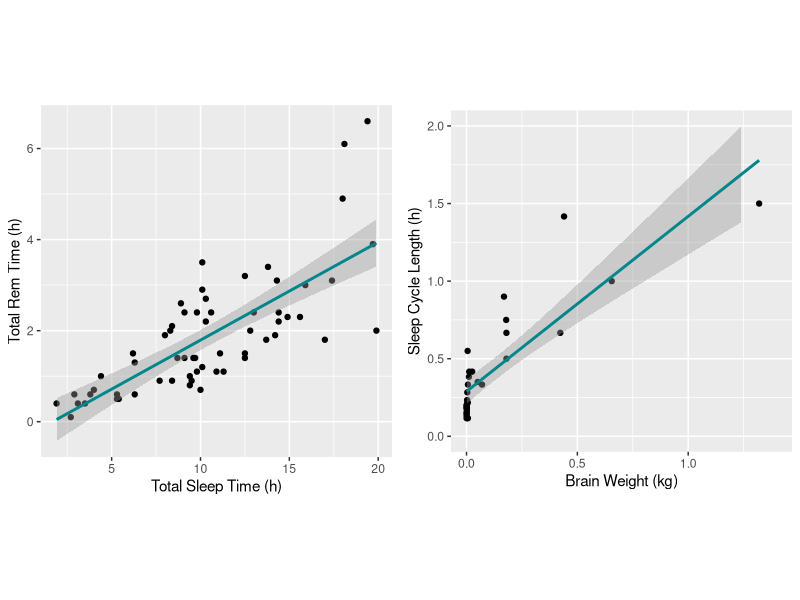
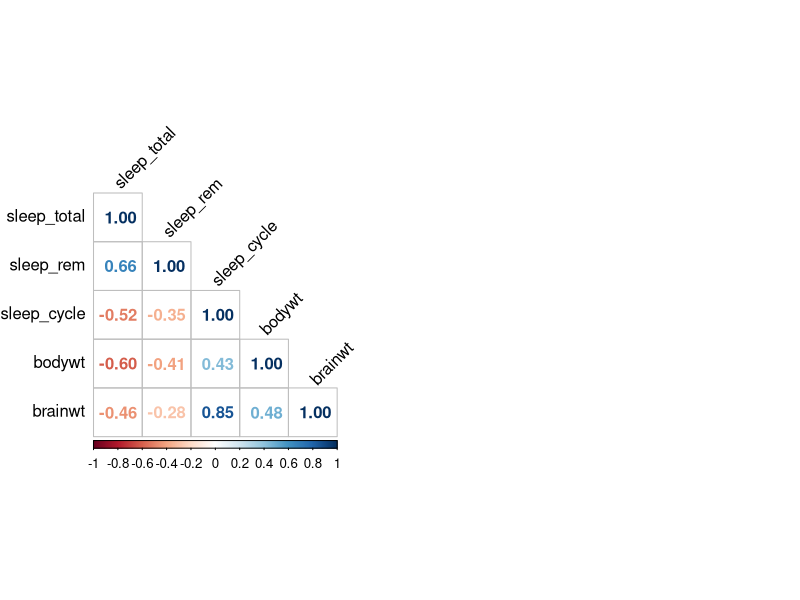
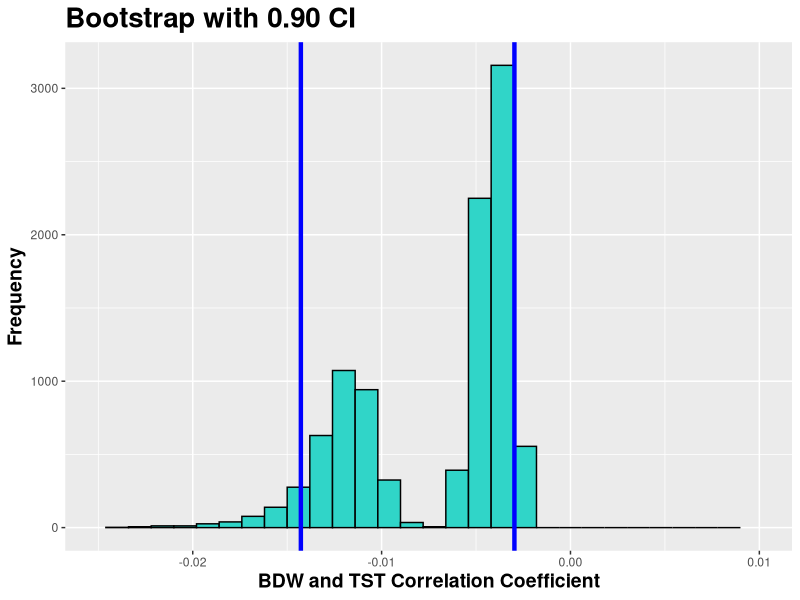
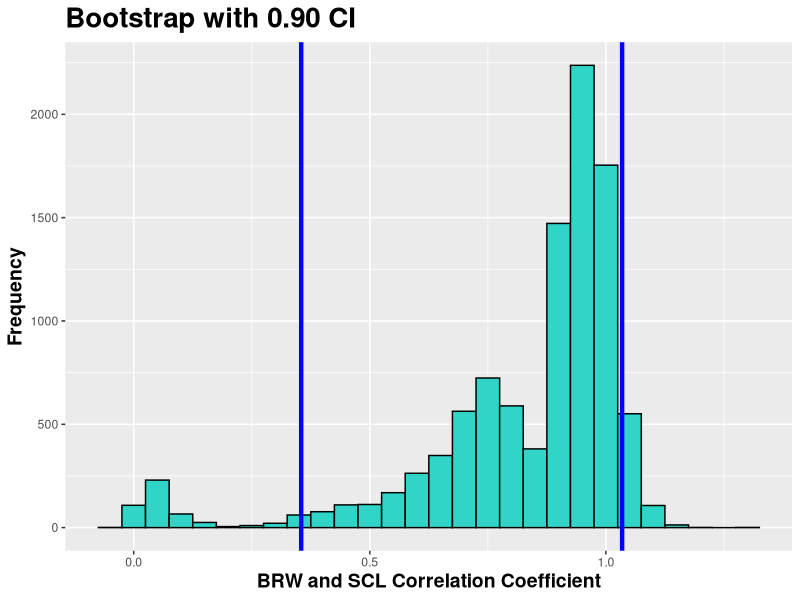
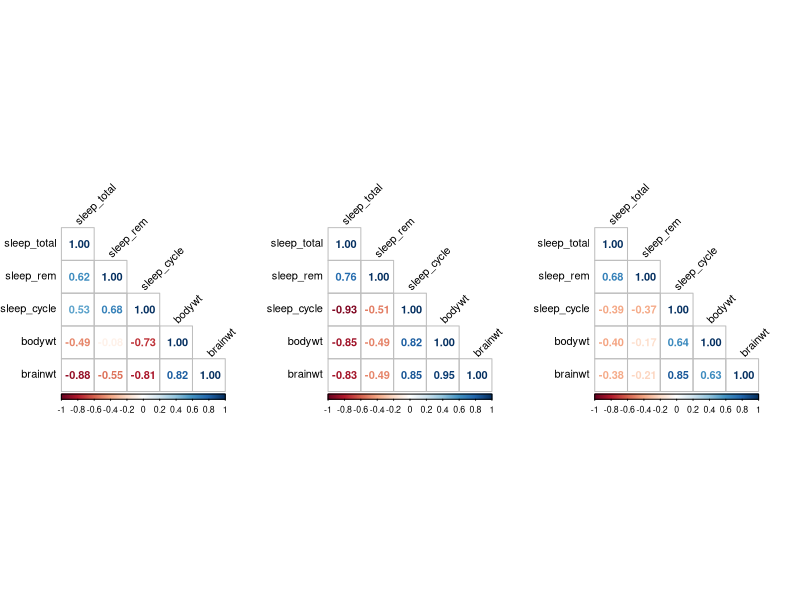
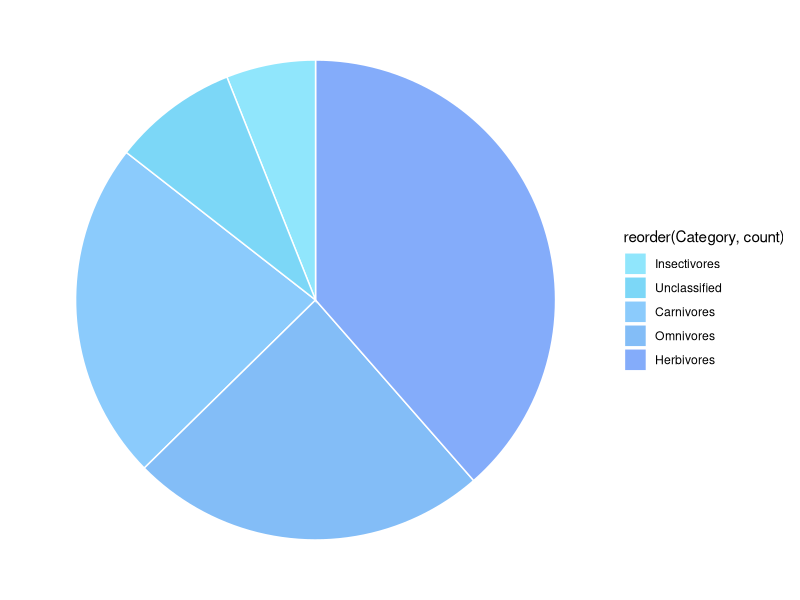
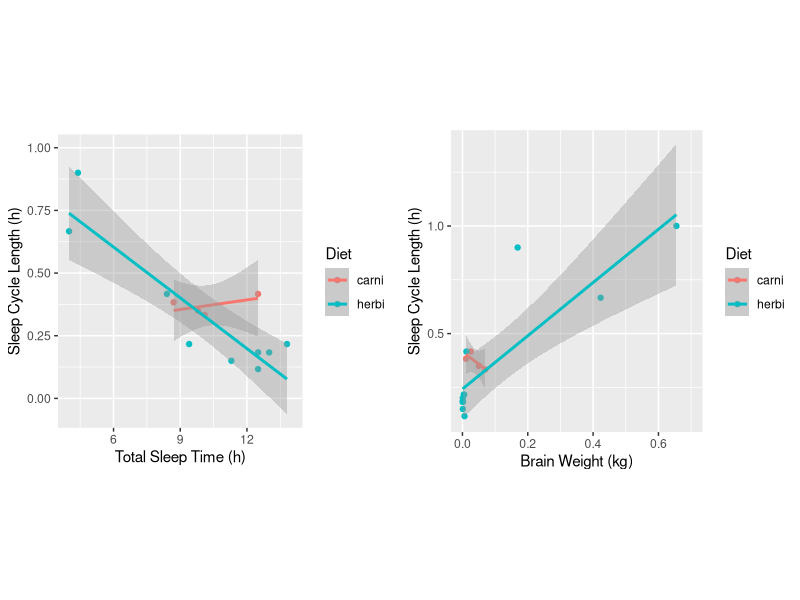

Write R code to recreate these figures, in order.
## ---- chunk 1
knitr::opts_chunk$set(echo = TRUE)
## ---- chunk 2
library(here)
library(readr)
library(ggplot2)
library(tidyverse)
library(plyr)
library(corrplot)
library(cowplot)
library(boot)
## ---- chunk 3
#Initial Linear Regression fittings for some of our data variables.
myData = msleep
myData
par(mfrow=c(1,2))
P1<-ggplot(myData, aes(x=sleep_total, y=sleep_rem)) +
  geom_point() +
  labs(x='Total Sleep Time (h)', y='Total Rem Time (h)') +
  stat_smooth(method='lm', color = "turquoise4")+
  theme(plot.title = element_text(hjust=0.5, size=15, face='bold'), aspect.ratio = 1) 
P2<-ggplot(myData, aes(x=brainwt, y=sleep_cycle)) +
  geom_point() +
  labs(x='Brain Weight (kg)', y='Sleep Cycle Length (h)') +
  ylim(0,2)+
  xlim(0,1.4)+
  stat_smooth(method='lm', color = "turquoise4")+
  theme(plot.title = element_text(hjust=0.5, size=15, face='bold'), aspect.ratio = 1)
P<-plot_grid(P1, P2)
P
linearMod1 <- lm(sleep_total ~ sleep_rem, data=myData)  # build linear regression model on full data
summary(linearMod1)
linearMod2 <- lm(brainwt ~ sleep_cycle, data=myData)  # build linear regression model on full data
summary(linearMod2)
## ---- chunk 4
#Studying only numeric variables, without distinguishing by mammal category
myData = msleep %>% select(sleep_total,sleep_rem,sleep_cycle,bodywt,brainwt)
res <- cor(myData, use = "complete.obs")
round(res, 2)
#we calculate the correlation matrix between all the variables in the dataset
corrplot(res, method="number", type = "lower", order = "original", 
         tl.col = "black", tl.srt = 45)
## ---- chunk 5
#Parametric bootstrap to prove H0="body weight influences total sleep time" (the slope is not 0)
set.seed(1111)
myData = msleep %>% select(bodywt,sleep_total)
N=10000
siz=35
x <- 1:N;
for (i in 1:N){
  boot  = na.omit(myData[sample(na.omit(siz),(siz),replace = TRUE),])
  bootX = as.matrix(boot[,c(2)])
  bootY = as.matrix(boot[,c(1)])
  coefs = lm(bootX ~ bootY)$coefficients
  x[i]= coefs["bootY"]
}

#We find the standard errors without having to derive an equation manually
x = sort(x)
SE_slope = sd(x)
mean_slope = mean(x)
#outputting the estimate and the Standard Error
SE_slope
mean_slope
#Our CI is determined by the 500th and 9500th value of the ordered set of results
p<- ggplot() + aes(x)+ geom_histogram(binwidth=0.0012, colour="black", fill="#30d5c8")  + xlim(-0.025,0.01) +
  ggtitle("Bootstrap with 0.90 CI") + xlab("BDW and TST Correlation Coefficient") + ylab("Frequency") + 
  theme(plot.title = element_text(color="black", size=20, face="bold"), axis.title.x = element_text(color="black", size=14, face="bold"), axis.title.y = element_text(color="black", size=14, face="bold")) +
  geom_vline(xintercept = x[500], color = "blue", size=1.5) + 
  geom_vline(xintercept = x[9500], color = "blue", size=1.5)
p
## ---- chunk 6
#Non parametric bootstrap to prove H0="body weight influences total sleep time" (the slope is not 0)
set.seed(2222)
myData = msleep %>% select(bodywt,sleep_total)
correlator = function(base,i){return(cor(base[i,]$bodywt, base[i,]$sleep_total))}
crtl_boot = boot(myData,correlator,R=10000)
#Our CI is determined following normal distribution quantiles.
boot.ci(boot.out = crtl_boot, type = c("norm"), conf = 0.90)
## ---- chunk 7
#Parametric Bootstrap to prove H0="brain weight influences sleep cycle length" (the slope is not 0)
set.seed(5555)
myData = msleep %>% select(sleep_cycle,brainwt)
N=10000
siz=35
x <- 1:N;
for (i in 1:N){
  boot  = na.omit(myData[sample(na.omit(siz),(siz),replace = TRUE),])
  bootX = as.matrix(boot[,c(2)])
  bootY = as.matrix(boot[,c(1)])
  coefs = lm(bootX ~ bootY)$coefficients
  x[i]= coefs["bootY"]
}

#We find the standard errors without having to derive an equation manually
x = sort(x)
SE_slope = sd(x)
mean_slope = mean(x)
#outputting the estimate and the Standard Error
SE_slope
mean_slope
#Our CI is determined by the 500th and 9500th value of the ordered set of results
p<- ggplot() + aes(x)+ geom_histogram(binwidth=0.05, colour="black", fill="#30d5c8") + 
  geom_vline(xintercept = x[500], color = "blue", size=1.5) + 
  geom_vline(xintercept = x[9500], color = "blue", size=1.5) + 
  ggtitle("Bootstrap with 0.90 CI") + xlab("BRW and SCL Correlation Coefficient") + ylab("Frequency") + 
  theme(plot.title = element_text(color="black", size=20, face="bold"), axis.title.x = element_text(color="black", size=14, face="bold"), axis.title.y = element_text(color="black", size=14, face="bold"))
p
## ---- chunk 8
#Non parametric bootstrap to prove H0="brain weight influences sleep cycle length" (the slope is not 0)
set.seed(2222)
myDataInc = msleep %>% select(sleep_cycle,brainwt)
myData = myDataInc[complete.cases(myDataInc), ]
correlator = function(base,i){return(cor(base[i,]$sleep_cycle, base[i,]$brainwt))}
crtl_boot = boot(myData,correlator,R=10000)
#Our CI is determined following normal distribution quantiles.
boot.ci(boot.out = crtl_boot, type = c("norm"), conf=0.90)
## ---- chunk 9
#brief correlation study dividing the dataset by the mamals' diet.
#NOTE: this does NOT appear in the paper, but it was useful to the investigation.
myDataCarni = msleep %>% filter(vore=="carni") %>% select(sleep_total,sleep_rem,sleep_cycle,bodywt,brainwt)
myDataHerbi = msleep %>% filter(vore=="herbi") %>% select(sleep_total,sleep_rem,sleep_cycle,bodywt,brainwt) 
myDataOmniv = msleep %>% filter(vore=="omni")  %>% select(sleep_total,sleep_rem,sleep_cycle,bodywt,brainwt)

par(mfrow=c(1,3))
res <- cor(myDataCarni, use = "complete.obs")
round(res, 2)
corrplot(res, method="number", type = "lower", order = "original", 
         tl.col = "black", tl.srt = 45)
res <- cor(myDataHerbi, use = "complete.obs")
round(res, 2)
corrplot(res, method="number", type = "lower", order = "original", 
         tl.col = "black", tl.srt = 45)
res <- cor(myDataOmniv, use = "complete.obs")
round(res, 2)
corrplot(res, method="number", type = "lower", order = "original", 
         tl.col = "black", tl.srt = 45)
## ---- chunk 10
#Pie plot of the distribution of the dataset based on the mammals' diet
data <- data.frame(
  Category=c("Carnivores", "Omnivores", "Herbivores", "Insectivores", "Unclassified"),
  count=c(19, 20, 32, 5, 7)
)
ggplot(data, aes(x="", y=count, fill=reorder(Category,count))) +
  geom_bar(stat="identity", width=1, color="white") +
  coord_polar("y", start=0) +
  #good looking color palette
  scale_fill_manual(values=c("#90E6FC", "#7CD7F7", "#8BCBFC", "#83BDF7", "#84ACFA")) + 
  theme_void() # remove background, grid, numeric labels
## ---- chunk 11
#Data filtering based on their diet
myDataCH = msleep %>% filter(vore=="carni" | vore=="herbi")
par(mfrow=c(1,2))
#Two plots with their respective regression lines
P1<-ggplot(myDataCH, aes(x=sleep_total, y=sleep_cycle, col=vore)) +
  geom_point() +
  xlim(4,14)+
  labs(x='Total Sleep Time (h)', y='Sleep Cycle Length (h)', col='Diet') +
  stat_smooth(method='lm')+
  theme(plot.title = element_text(hjust=0.5, size=15, face='bold'), aspect.ratio = 1.2) 
P2<-ggplot(myDataCH, aes(x=brainwt, y=sleep_cycle, col=vore)) +
  geom_point() +
  xlim(0,0.7)+
  labs(x='Brain Weight (kg)', y='Sleep Cycle Length (h)', col='Diet') +
  stat_smooth(method='lm')+
  theme(plot.title = element_text(hjust=0.5, size=15, face='bold'), aspect.ratio = 1.2)
P<-plot_grid(P1, P2)
P
